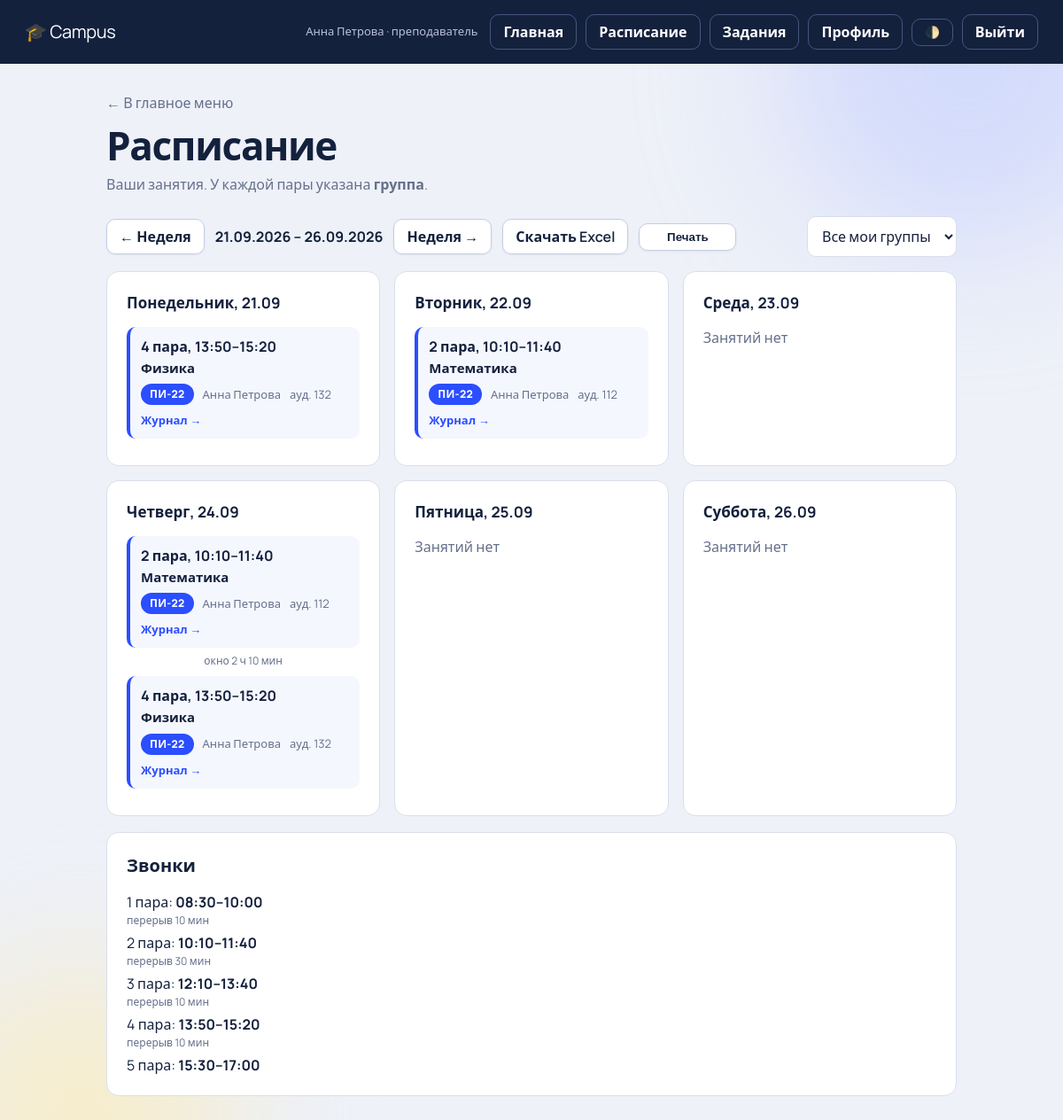
The page /schedule (signed in) on the database its author committed.
### tables this page shows
CREATE TABLE users(id INTEGER PRIMARY KEY, login TEXT UNIQUE NOT NULL, pw TEXT NOT NULL, name TEXT NOT NULL,
  role TEXT NOT NULL, group_id INTEGER REFERENCES groups(id));

CREATE TABLE bells(id INTEGER PRIMARY KEY, num INTEGER UNIQUE NOT NULL, start TEXT NOT NULL, end TEXT NOT NULL);

CREATE TABLE subjects(id INTEGER PRIMARY KEY, name TEXT UNIQUE NOT NULL);

CREATE TABLE groups(id INTEGER PRIMARY KEY, name TEXT UNIQUE NOT NULL, head_id INTEGER REFERENCES users(id) ON DELETE SET NULL);

CREATE TABLE schedule(id INTEGER PRIMARY KEY,
  group_id INTEGER NOT NULL REFERENCES groups(id) ON DELETE CASCADE,
  subject_id INTEGER NOT NULL REFERENCES subjects(id) ON DELETE CASCADE,
  teacher_id INTEGER NOT NULL REFERENCES users(id) ON DELETE CASCADE,
  bell_id INTEGER NOT NULL REFERENCES bells(id) ON DELETE CASCADE,
  weekday INTEGER, day TEXT, room TEXT DEFAULT '', parity INTEGER NOT NULL DEFAULT 0);

### campus/app.py (the view)
@app.route("/schedule")
def schedule():
    if "uid" not in session: return redirect(url_for("login"))
    d, off = db(), request.args.get("week", 0, type=int)
    gid, tid, groups = scope(d)
    mon = date.today() - timedelta(days=date.today().weekday()) + timedelta(weeks=off)
    occ = occurrences(d, mon, mon + timedelta(days=5), gid=gid, tid=tid)
    days = []
    for i in range(6):
        day = mon + timedelta(days=i); lst = [o for o in occ if o["day"] == day.isoformat()]
        if gid or tid:
            for x, y in zip(lst, lst[1:]):
                g = minutes(y["start"]) - minutes(x["end"])
                if g > 0: y["gap_label"] = gap_label(g)
        days.append(dict(date=day, lst=lst))
    is_teacher = session.get("role") == "teacher"
    return render_template("schedule.html", days=days, off=off, gid=gid if gid and gid > 0 else None, groups=groups, wd=WDF,
                           today=date.today(), bells=bell_rows(d.execute("SELECT * FROM bells ORDER BY num").fetchall()),
                           is_teacher=is_teacher, show_group_filter=bool(groups))

### campus/app.py (called while the page is built)
def db():
    if "db" not in g:
        g.db = sqlite3.connect(DB); g.db.row_factory = sqlite3.Row
        g.db.execute("PRAGMA foreign_keys=ON")
    return g.db

def minutes(t):
    h, m = map(int, t.split(":"))
    return h * 60 + m

def gap_label(m):
    return f"перерыв {m} мин" if m <= 40 else f"окно {m // 60} ч {m % 60} мин" if m % 60 else f"окно {m // 60} ч"

@app.context_processor
def inject():
    return dict(now=datetime.now(), WDF=WDF)

def bell_rows(bells):
    out = []
    for i, b in enumerate(bells):
        r = dict(b)
        if i:
            g = minutes(b["start"]) - minutes(bells[i - 1]["end"])
            r["gap_label"] = gap_label(g) if g > 0 else None
        out.append(r)
    return out

def scope(d):
    r = session["role"]
    if r == "student":
        return d.execute("SELECT group_id FROM users WHERE id=?", (session["uid"],)).fetchone()[0] or -1, None, None
    if r == "teacher":
        my_groups = d.execute("""SELECT DISTINCT g.id, g.name FROM assignments a
            JOIN groups g ON g.id=a.group_id WHERE a.teacher_id=? ORDER BY g.name""", (session["uid"],)).fetchall()
        gid = request.args.get("group", type=int)
        if gid and not any(g["id"] == gid for g in my_groups):
            gid = None
        return gid, session["uid"], my_groups
    return request.args.get("group", type=int), None, d.execute("SELECT * FROM groups ORDER BY name").fetchall()

### templates/schedule.html (shortened to what this page needs)
{% extends "base.html" %}{% block title %}Расписание — Campus{% endblock %}
{% block content %}<a class="back" href="{{ url_for('index') }}">← В главное меню</a><h1 class="in">Расписание</h1>
{% if is_teacher %}<p class="sub in" style="--i:0">Ваши занятия{% if gid %} · фильтр по группе{% endif %}. У каждой пары указана <b>группа</b>.</p>{% endif %}
<div class="wk in" style="--i:1">
<a class="btn ghost" href="{{ url_for('schedule', week=off - 1, group=gid) }}">← Неделя</a>
<b>{{ days[0].date.strftime('%d.%m.%Y') }} – {{ days[5].date.strftime('%d.%m.%Y') }}</b>
<a class="btn ghost" href="{{ url_for('schedule', week=off + 1, group=gid) }}">Неделя →</a>
<a class="btn ghost noprint" href="{{ url_for('schedule_xlsx', week=off, group=gid) }}">Скачать Excel</a>
<button class="btn ghost noprint" onclick="window.print()">Печать</button>
{% if show_group_filter %}<form method="get" style="margin-left:auto"><select name="group" onchange="this.form.submit()"><option value="">{% if is_teacher %}Все мои группы{% else %}Все группы{% endif %}</option></select></form>{% endif %}
</div>
<div class="days">{% for dd in days %}<div class="card day in {{ 'today' if dd.date == today }}" style="--i:{{ loop.index + 1 }}" data-date="{{ dd.date.isoformat() }}"><h2>{{ wd[loop.index0] }}, {{ dd.date.strftime('%d.%m') }}</h2>
{% for o in dd.lst %}{% if o.gap_label %}<div class="gap">{{ o.gap_label }}</div>{% endif %}
<div class="it {{ o.status }}" data-start="{{ o.start }}" data-end="{{ o.end }}"><div class="it-head"><b>{{ o.num }} пара, {{ o.start }}–{{ o.end }}</b></div>
<div class="it-subj">{{ o.sname }}</div>
<div class="it-meta">
<span class="group-badge" title="Группа">{{ o.gname }}</span>
<span class="meta-item">{{ o.tname }}{% if o.status == 'replace' and o.tname != o.orig_tname %} <em>(вместо {{ o.orig_tname }})</em>{% endif %}</span>
<span class="meta-item">ауд. {{ o.room or '—' }}</span>
</div>
{% if is_teacher and o.status != 'cancel' %}<a class="it-link noprint" href="{{ url_for('journal', gid=o.gid, sid=o.sid) }}">Журнал →</a>{% endif %}
</div>
{% else %}<p class="sub" style="margin:0">Занятий нет</p>{% endfor %}</div>{% endfor %}</div>
<div class="card in" style="margin-top:18px"><h2>Звонки</h2>{% for b in bells %}{% if b.gap_label %}<div class="gap" style="text-align:left;margin:0 0 4px">{{ b.gap_label }}</div>{% endif %}<div>{{ b.num }} пара: <b>{{ b.start }}–{{ b.end }}</b></div>{% endfor %}</div>
{% endblock %}

### templates/base.html (shortened to what this page needs)
<!doctype html>
<html lang="ru"><head><meta charset="utf-8"><meta name="viewport" content="width=device-width,initial-scale=1">
<link rel="stylesheet" href="{{ url_for('static', filename='style.css') }}"><link rel="stylesheet" href="{{ url_for('static', filename='extra.css') }}">
</head>
<body><div class="blob b1"></div><div class="blob b2"></div>
{% if session.uid %}<header>
<a class="logo" href="{{ url_for('index') }}">🎓 Campus</a>
<nav class="nav" id="mainNav">
<span class="nav-user">{{ session.name }} · {{ {'admin':'администратор','dispatcher':'диспетчер','teacher':'преподаватель','student':'студент'}[session.role] }}</span>
<a class="btn ghost" href="{{ url_for('index') }}">Главная</a>
<a class="btn ghost" href="{{ url_for('schedule') }}">Расписание</a>
{% if session.role in ('student', 'teacher') %}<a class="btn ghost" href="{{ url_for('homework') }}">Задания</a>{% endif %}
<a class="btn ghost" href="{{ url_for('profile') }}">Профиль</a>
<button type="button" class="btn ghost theme-btn" id="themeBtn" title="Тема">🌓</button>
<a class="btn ghost" href="{{ url_for('logout') }}">Выйти</a>
</nav>
</header>{% endif %}
<main class="wrap">{% block content %}{% endblock %}</main><div id="toast"></div>
{% block js %}{% endblock %}</body></html>

### static/style.css (style rules this page uses)
:root { --bg:#eef1f8;--ink:#14213d;--mut:#66708c;--line:#d9deec;--card:#fff;--a:#2b4eff;--hl:#ffd84d;--ok:#1fa971;--bad:#e5484d }
* { box-sizing:border-box;margin:0 }
body { font-family:Manrope,"Segoe UI",system-ui,sans-serif;background:var(--bg);color:var(--ink);min-height:100vh;line-height:1.5 }
.blob { position:fixed;z-index:-1;border-radius:50%;filter:blur(80px);opacity:.5;animation:drift 20s ease-in-out infinite }
.b1 { width:420px;height:420px;background:#b9c6ff;top:-140px;right:-100px }
header { display:flex;align-items:center;gap:16px;padding:16px 28px;background:var(--ink);color:#fff;animation:drop .6s cubic-bezier(.2,.8,.2,1) }
header .nav-user { color:#b8c0dd;font-size:13px }
.logo { font-size:20px;letter-spacing:-.02em }
.wrap { max-width:1000px;margin:0 auto;padding:32px 20px 60px }
h1 { font-size:clamp(28px,5vw,44px);letter-spacing:-.03em;line-height:1.1;margin-bottom:8px }
h2 { font-size:20px;margin-bottom:14px }
.sub { color:var(--mut);margin-bottom:24px }
.card { background:var(--card);border:1px solid var(--line);border-radius:14px;padding:22px;margin-bottom:18px }
.in { animation:up .7s cubic-bezier(.2,.8,.2,1) both;animation-delay:calc(var(--i,0)*90ms) }
.btn { display:inline-block;border:0;cursor:pointer;background:var(--a);color:#fff;padding:11px 20px;border-radius:10px;font:600 15px inherit;text-decoration:none;transition:transform .2s,box-shadow .2s }
.btn.ghost { background:transparent;border:1px solid var(--line);color:var(--ink);padding:7px 14px }
input,select,textarea { font:inherit;padding:10px 12px;border:1px solid var(--line);border-radius:10px;background:var(--card);color:var(--ink);transition:border-color .2s,box-shadow .2s }
select option { background:var(--card);color:var(--ink) }
select option:checked,select option:hover,select option:focus { background:var(--a);color:#ffffff }
.back { color:var(--mut);text-decoration:none;display:inline-block;margin-bottom:12px }

### static/extra.css (style rules this page uses)
header a { text-decoration:none }
header { flex-wrap:wrap }
.days { display:grid;grid-template-columns:repeat(auto-fill,minmax(290px,1fr));gap:16px }
.day { margin:0 }
.day h2 { font-size:17px }
.it { padding:10px 12px;border-radius:10px;background:#f5f7fe;margin-bottom:8px;border-left:4px solid var(--a) }
.gap { text-align:center;font-size:12px;color:var(--mut);margin:-2px 0 8px }
.wk { display:flex;gap:12px;align-items:center;flex-wrap:wrap;margin-bottom:16px }
.it,.ent,.li,.pill,.day { min-width:0;overflow-wrap:anywhere }
.days { grid-template-columns:repeat(auto-fill,minmax(min(100%,290px),1fr)) }
.logo { color:#fff;text-decoration:none }
.it-head { display:flex;align-items:center;gap:8px;flex-wrap:wrap;margin-bottom:2px }
.it-subj { font-weight:700;font-size:15px;margin:2px 0 6px }
.it-meta { display:flex;flex-wrap:wrap;gap:6px 10px;align-items:center }
.group-badge { display:inline-flex;align-items:center;font-size:12px;font-weight:800;padding:3px 10px;border-radius:20px;background:var(--a);color:#fff;letter-spacing:.02em }
.meta-item { font-size:13px;color:var(--mut) }
.it-link { display:inline-block;margin-top:8px;font-size:13px;font-weight:600;color:var(--a);text-decoration:none }
.nav { display:flex;align-items:center;gap:10px;flex-wrap:wrap;margin-left:auto }
.nav-user { color:#b8c0dd;font-size:13px;margin-right:4px }
header .btn.ghost, .nav .btn.ghost, .nav-toggle { color:#fff;border-color:#47557f }
select { color-scheme:light }
select option { background:#ffffff;color:#14213d }
select option:checked { background:#2b4eff;color:#ffffff }
.theme-btn { cursor:pointer }
html:not([data-theme=dark]) input, html:not([data-theme=dark]) select, html:not([data-theme=dark]) textarea { background:#ffffff !important; color:#14213d !important; color-scheme:light; }
html:not([data-theme=dark]) select option { background:#fff;color:#14213d }
* { scrollbar-width: thin; scrollbar-color: #9aa3bd transparent; }
.btn.ghost { background: #ffffff !important; border: 1.5px solid var(--line) !important; color: var(--ink) !important; box-shadow: 0 1px 3px rgba(20,33,61,.06); font-weight: 600; }
.wk .btn.ghost, .wk a.btn.ghost { background: #fff !important; border: 1.5px solid #c5cde3 !important; color: var(--ink) !important; min-width: 110px; text-align: center; }
header .btn.ghost, .nav .btn.ghost { background: transparent !important; border: 1px solid #47557f !important; color: #fff !important; box-shadow: none; }

### rows shown on the page
users: name "Анна Петрова", tname "Анна Петрова" "Анна Петрова" "Анна Петрова" "Анна Петрова"
bells: start "13:50" "13:50", end "15:20" "15:20", gap_label "перерыв 10 мин", num "4", start "13:50", end "15:20"
subjects: sname "Физика" "Физика"
groups: gname "ПИ-22" "ПИ-22" "ПИ-22" "ПИ-22"
schedule: room "132"
bells: start "10:10" "10:10", end "11:40" "11:40", gap_label "перерыв 10 мин", num "2", start "10:10", end "11:40"
subjects: sname "Математика" "Математика"
schedule: room "112"
schedule: room "112"
schedule: room "132"
bells: num "1", start "08:30", end "10:00"
bells: gap_label "перерыв 30 мин", num "3", start "12:10", end "13:40"
bells: gap_label "перерыв 10 мин", num "5", start "15:30", end "17:00"

### other values the page prints
{{ days[0].date.strftime('%d.%m.%Y') }} "21.09.2026"
{{ days[5].date.strftime('%d.%m.%Y') }} "26.09.2026"
{{ wd[loop.index0] }} "Понедельник" "Вторник" "Среда" "Четверг" "Пятница" "Суббота"
{{ dd.date.strftime('%d.%m') }} "21.09" "22.09" "23.09" "24.09" "25.09" "26.09"
{{ o.num }} "4" "2" "2" "4"
{{ o.gap_label }} "окно 2 ч 10 мин"
